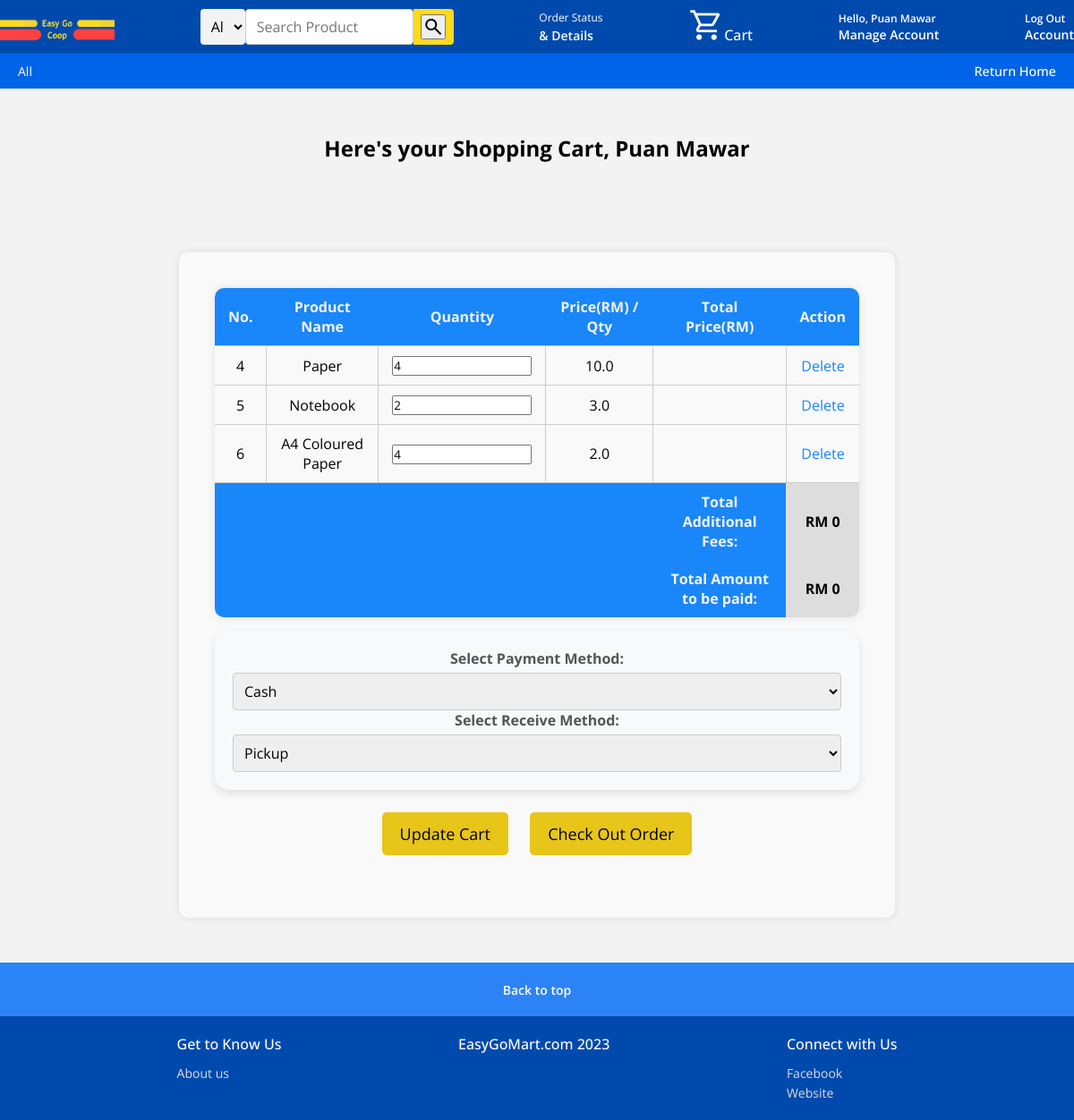
/shoppingCart/ (signed in), run on the app's committed database.
### easyGoMart/models.py (models this page shows)
class Customer(models.Model):
    phoneNo = models.CharField(max_length= 12, primary_key= True)
    customerName = models.CharField(max_length=100)
    customerEmail = models.TextField()
    password = models.TextField()
    deliveryAddress = models.CharField(max_length=300)

class ShoppingCart(models.Model):
    cartID = models.IntegerField(primary_key= True)
    phoneNo = models.ForeignKey(Customer, on_delete=models.CASCADE)
    productID = models.ForeignKey(Product, on_delete=models.CASCADE)
    productQuantity = models.IntegerField(default=0)

class Product(models.Model):
    productID = models.CharField(max_length= 5, primary_key= True)
    productImg = models.ImageField()
    productName = models.TextField()
    productDesc = models.TextField()
    productCategory = models.CharField(max_length=30)
    productPrice = models.FloatField()

### easyGoMart/views.py (the view, shortened to what this page needs)
# urls.py: path('shoppingCart/', views.shoppingCart, name='shoppingCart'),
def shoppingCart(request):
    if 'phoneNo' not in request.session:
        return HttpResponseRedirect(reverse('logincustomer'))
    else:
        phoneNo = request.session['phoneNo']
        customer = Customer.objects.get(phoneNo=phoneNo)
        shoppingCart = ShoppingCart.objects.filter(phoneNo=customer)
        totalFees = 0
        totalAmount = 0
        totalPrice = 0
        shoppingCartData = {
            'customer': customer,
            'shoppingCart': shoppingCart,
            'totalFees': totalFees,
            'totalAmount': totalAmount,
        }
        return render(request, 'shoppingCart.html', shoppingCartData)

### easyGoMart/templates/shoppingCart.html (shortened to what this page needs)
<!DOCTYPE html>
<html lang="en">
{% load static %}
<head>
  <link rel="stylesheet" href="https://cdnjs.cloudflare.com/ajax/libs/font-awesome/6.0.0-beta3/css/all.min.css">
</head>
    <body>
      <header>
        <nav class="navbar">
          <div class="nav-logo">
            <a href="{% url 'productsPage' %}"><img src="{% static 'media/logo.png' %}" alt="logo">
            </a>
          </div>
          <form action="{% url 'productsPageFilter' %}" method="get">
            <div class="nav-search">
                <select name="category" class="select-search">
                    <option value="All">All</option>
                </select>
                <input type="text" name="search" placeholder="Search Product" class="search-input">
                <div class="search-icon">
                    <button type="submit" class="material-symbols-outlined">search</button>
                </div>
            </div>
        </form>
          <div class="returns">
            <a href="{% url 'customerOrderList' %}">
              <p>Order Status</p>
              <span>&amp; Details</span></a>
          </div>
          <div class="cart">
            <a href="{% url 'shoppingCart' %}">
              <span class="material-symbols-outlined cart-icon">shopping_cart</span>
              </a>
              <p>Cart</p>
          </div>
          <div class="sign-in">
            <a href="{% url 'manageCustomerAccount' %}"> <p>Hello, {{ customer.customerName }}</p>
             <span>Manage Account</span>
            </a>
           </div>
          <div class="sign-in">
            <a href="{% url 'logout' %}" method="post" type="submit"> <p>Log Out</p>
             <span>Account</span></a>
           </div>
        </nav>
        <div class="banner">
          <div class="banner-content">
            <div class="panel">
              <a href="{% url 'productsPage' %}">All</a>
            </div>
            <div class="deals">
              <a href="{% url 'productsPage' %}">Return Home</a>
            </div>
          </div>
        </div>
      </header>
     <section class="shop-section">
      <h1> Here's your Shopping Cart, {{ customer.customerName }}</h1>
     </section>
<section class="shop-section">
  <form method="post" class="wrapper" id="shoppingCartForm" action="{% url 'shoppingCart' %}">
        <table class="table" id="shoppingCartTable">
            <thead>
                <tr>
                    <th>No. </th>
                    <th>Product Name</th>
                    <th>Quantity</th>
                    <th>Price(RM) / Qty</th>
                    <th>Total Price(RM)</th>
                    <th>Action</th>
                </tr>
            </thead>
            <tbody>
                {% for item in shoppingCart %}
                    <tr>
                        <td>{{ item.cartID }}</td>
                        <td>{{ item.productID.productName }}</td>
                        <td>
                          <input type="number" name="quantity_{{ item.cartID }}" min="0" value="{{ item.productQuantity }}" oninput="updateItemPrice(this)">
                        </td>
                        <td>{{ item.productID.productPrice }}</td>
                        <td class="item-total">{{ item.totalPrice }}</td>
                        <td><a class="link-1" href="{% url 'deleteCartItem' cart_id=item.cartID %}">Delete</a>
                        </td>
                      </tr>
                      {% endfor %}
            </tbody>
          <thead>
            <tr>
              <th></th>
              <th></th>
              <th></th>
              <th></th>
            <th>Total Additional Fees: </th>
            <th style="background-color: #ddd; color: #000; position: center;">RM {{ totalFees }}</th>
          </tr>
        </thead>
        <thead>
          <tr>
            <th></th>
            <th></th>
            <th></th>
            <th></th>
          <th>Total Amount to be paid: </th>
          <th style="background-color: #ddd; color: #000; position: center;">RM {{ totalAmount }}</th>
        </tr>
      </thead>
        </table>
        <div class="btn-box">
      <div class=" custom-form form-group">
        <label for="paymentMethod">Select Payment Method:</label>
        <select class="form-control" id="paymentMethod" name="paymentMethod">
            <option value="cash" {% if shoppingCart.paymentMethod == 'cash' %}selected{% endif %}>Cash</option>
        </select>
        <label for="receiveMethod">Select Receive Method:</label>
        <select class="form-control" id="receiveMethod" name="receiveMethod">
            <option value="pickup" {% if shoppingCart.deliveryMethod == 'pickup' %}selected{% endif %}>Pickup</option>
        </select>
      </div>
        <button type="submit" class="btn" name="updateCart">Update Cart</button>
        <button type="submit" class="btn" name="submitOrder">Check Out Order</button>
      </form>
     </section>
    <footer>
      <a href="#" class="footer-title">
        Back to top
      </a>
      <div class="footer-items">
        <ul>
          <h3>Get to Know Us</h3>
          <li><a href="https://beranang.kpm.edu.my/kpmb/index.php">About us</a></li>
        </ul>
        <ul>
          <h3>EasyGoMart.com 2023</h3>
        </ul>
        <ul>
          <h3>Connect with Us</h3>
          <li><a href="https://www.facebook.com/KPMBERANANGSELANGOR/">Facebook</a></li>
          <li><a href="https://beranang.kpm.edu.my/kpmb/index.php">Website</a></li>
        </ul>
      </div>
    </footer>
    </body>
</html>

### easyGoMart/templates/shoppingCart.html (style rules this page uses)
* { margin: 0; padding: 0; box-sizing: border-box; font-family: "Open Sans", sans-serif; }
html { scroll-behavior: smooth; }
a { text-decoration: none; color: #fff; }
header { width: 100%; background-color:#004AAD; }
.navbar { height: 60px; display: flex; align-items: center; justify-content: space-between; cursor: pointer; color: #fff; max-width: 1280px; margin: 0 auto; }
.nav-logo img { margin-top: 10px; width: 128px; background-image: url("static/images/logo.png"); }
.nav-search { display: flex; justify-content: space-evenly; max-width: 420px; width: 100%; height: 40px; border-radius: 4px; }
.select-search { background: #f3f3f3; width: 50px; text-align: center; border-top-left-radius: 4px; border-bottom-left-radius: 4px; border: none; }
.search-input { max-width: 600px; width: 100%; font-size: 1rem; border: none; outline: none; padding-left: 10px; }
.search-icon { max-width: 45px; width: 100%; display: flex; justify-content: center; align-items: center; font-size: 1.2rem; background: #FFDA1C; color: #000; cursor: pointer; border-top-right-radius: 4px; border-bottom-right-radius: 4px; }
.sign-in p, .returns p { font-size: 0.75rem; }
.sign-in, .returns span { font-size: 0.875rem; font-weight: 600; }
.cart { display: flex; }
.cart .cart-icon { font-size: 2.5rem }
.cart p { margin-top: 20px; font-weight: 500; }
.banner { padding: 10px 20px; background: #006af4d3; color: #fff; font-size: 0.875rem; }
.banner-content { margin: 0 auto; max-width: 1280px; display: flex; align-items: center; justify-content: space-between; }
.panel { max-width: 1280px; display: flex; align-items: center; gap: 5px; cursor: pointer; }
.link-1 { color:#1986fa; }
.deals a { font-size: 0.9rem; font-weight: 500; white-space: nowrap; }
body { min-width: 600px; }
.shop-section { display: flex; align-items: center; justify-content: center; flex-wrap: wrap; background-color: #f3f3f3; padding: 50px 0; }
.footer-title { display: flex; align-items: center; justify-content: center; background: #006af4d3; color: #fff; font-size: 0.875rem; font-weight: 600; height: 60px; }
.footer-items { display: flex; justify-content: space-evenly; width: 100%; margin: 0 auto; background: #004AAD; }
.footer-items h3 { font-size: 1rem; font-weight: 500; color: #fff; margin: 20px 0 10px 0; }
.footer-items ul { list-style: none; margin-bottom: 20px; }
.footer-items li a { color: #ddd; font-size: 0.875rem; }
.wrapper { min-width: 600px; max-width: 800px; margin: 0 auto; background: #f9f9f9; padding: 40px; border-radius: 10px; box-shadow: 0 0 10px rgba(0, 0, 0, 0.1); }
.custom-form { max-width: 800px; margin: auto; font-family: Arial, sans-serif; background-color: #f8f9fa; padding: 20px; border-radius: 15px; box-shadow: 0 4px 8px rgba(0, 0, 0, 0.1); }
.form-group { margin-bottom: 15px; }
label { display: block; font-weight: bold; margin-bottom: 5px; }
input[type="file"], input[type="text"], input[type="datetime-local"], select { width: 100%; padding: 8px; box-sizing: border-box; border: 1px solid #ccc; border-radius: 4px; font-size: 16px; }
label { font-size: 16px; font-weight: bold; display: block; margin-bottom: 5px; color: #555; }
input[type="text"], textarea { padding: 12px; }
.btn-box { margin-top: 15px; text-align: center; }
.btn { background: #e8c519; color: #000000; border: none; padding: 12px 20px; margin: 10px; font-size: 18px; cursor: pointer; border-radius: 5px; }
.table { border-collapse: collapse; width: 100%; border-radius: 10px; overflow: hidden; box-shadow: 0 0 10px rgba(0, 0, 0, 0.1); }
.table td { border: 1px solid #ccc; padding: 10px 15px; text-align: center; }
.table th { padding: 10px 15px; text-align: center; color: #f3f3f3; background-color: #1986fa; }
.table th:first-child, .table td:first-child { border-left: none; }
.table th:last-child, .table td:last-child { border-right: none; }

### data on the page
Customer: customerName "Puan Mawar"
ShoppingCart: cartID "4", productID.productName "Paper", productID.productPrice "10.0"
ShoppingCart: cartID "5", productID.productName "Notebook", productQuantity "2", productID.productPrice "3.0"
ShoppingCart: cartID "6", productID.productName "A4 Coloured Paper", productQuantity "4", productID.productPrice "2.0"

### other printed values
{{ totalFees }} "0"
{{ totalAmount }} "0"
